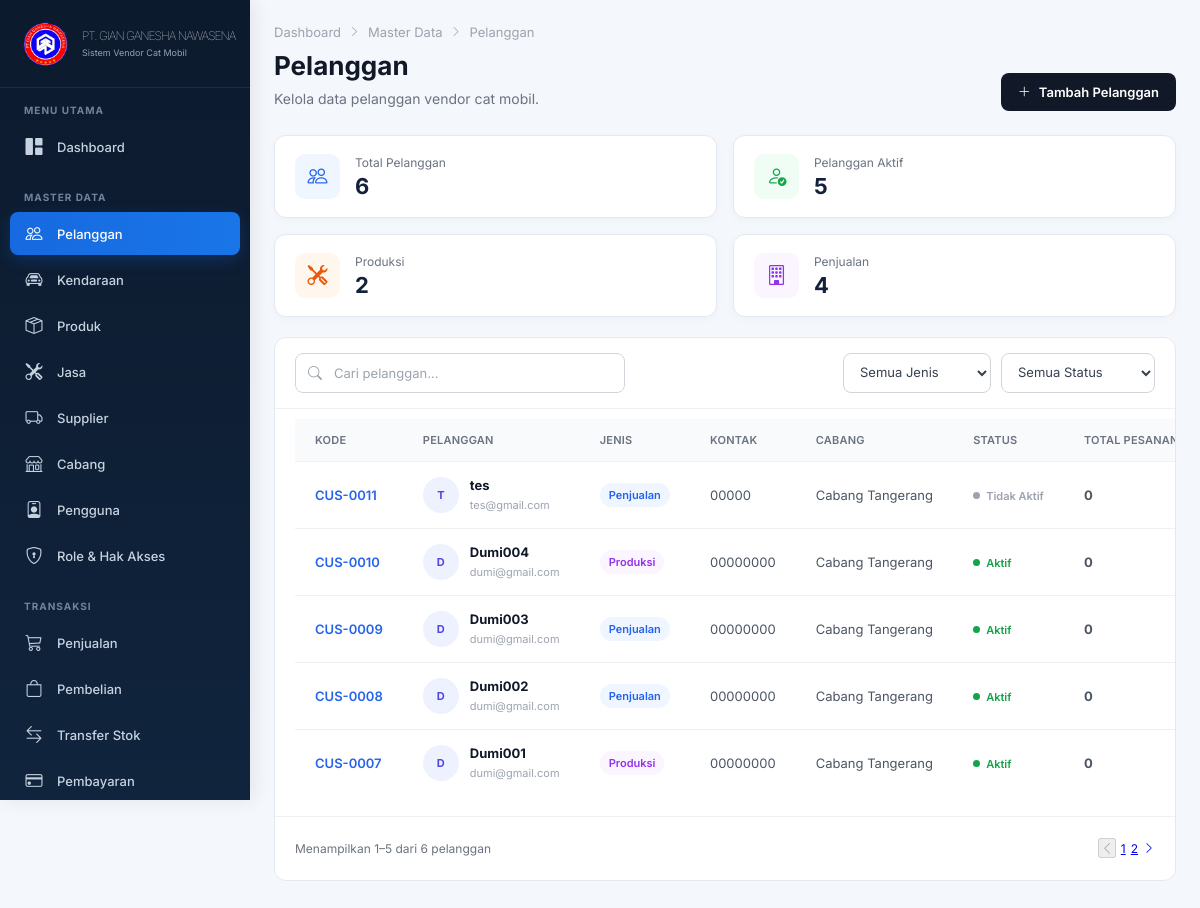
Page /admin/customers/index.php (signed in) on the committed database.
### tables this page shows
CREATE TABLE `customers` (
  `id` bigint UNSIGNED NOT NULL,
  `cabang_id` bigint UNSIGNED NOT NULL,
  `name` varchar(100) NOT NULL,
  `customer_type` enum('Penjualan','Produksi') NOT NULL DEFAULT 'Produksi',
  `phone` varchar(30) DEFAULT NULL,
  `email` varchar(150) DEFAULT NULL,
  `address` text,
  `created_at` timestamp NOT NULL DEFAULT CURRENT_TIMESTAMP,
  `status` enum('active','inactive') NOT NULL DEFAULT 'active'
);

CREATE TABLE `cabangs` (
  `id` bigint UNSIGNED NOT NULL,
  `code` varchar(20) NOT NULL,
  `name` varchar(100) NOT NULL,
  `address` text,
  `phone` varchar(30) DEFAULT NULL,
  `status` enum('active','inactive') NOT NULL DEFAULT 'active'
);

### admin/customers/index.php (the view, shortened to what the rows shown need)
<?php
require_once __DIR__ . '/../../config/config.php';
$perPage = 5;
$params = [];
$whereSQL = '';
$stmtTotal = $pdo->prepare("
    SELECT COUNT(*)
    FROM customers c
    LEFT JOIN cabangs cb ON cb.id = c.cabang_id
    $whereSQL
");
$stmtTotal->execute($params);
$totalCustomers = (int) $stmtTotal->fetchColumn();
$page = isset($_GET['page'])
    ? max(1, (int) $_GET['page'])
    : 1;
$totalPages = max(
    1,
    (int) ceil($totalCustomers / $perPage)
);
$page = min($page, $totalPages);
$offset = ($page - 1) * $perPage;
$stmtCustomers = $pdo->prepare("SELECT
        c.id,
        c.name,
        c.customer_type,
        c.phone,
        c.email,
        c.address,
        c.status,
        cb.name AS cabang_name,
        (
            SELECT COUNT(*)
            FROM orders o
            WHERE o.customer_id = c.id
            AND o.status <> 'cancelled'
        ) AS total_pesanan
    FROM customers c
    LEFT JOIN cabangs cb
        ON cb.id = c.cabang_id
    $whereSQL
    ORDER BY c.id DESC
    LIMIT :limit OFFSET :offset
");
$stmtCustomers->bindValue(
    ':limit',
    $perPage,
    PDO::PARAM_INT
);
$stmtCustomers->bindValue(
    ':offset',
    $offset,
    PDO::PARAM_INT
);
$stmtCustomers->execute();
$customers = $stmtCustomers->fetchAll(PDO::FETCH_ASSOC);
?>
<!DOCTYPE html>
<html lang="id">
<head>
    <link rel="stylesheet"
          href="https://cdn.jsdelivr.net/npm/bootstrap-icons@1.11.3/font/bootstrap-icons.min.css">
    <link rel="stylesheet" href="../../assets/css/admin.css">
    <link rel="stylesheet" href="style.css">
</head>
<body>
<main class="main">
    <div class="page-container">
        <div class="page-header">
            <div>
                <h1>Pelanggan</h1>
            </div>
        </div>
        <div class="content-card">
            <div class="table-wrapper">
                <table id="customerTable">
                    <thead>
                        <tr>
                            <th>Kode</th>
                            <th>Pelanggan</th>
                            <th>Jenis</th>
                            <th>Kontak</th>
                            <th>Cabang</th>
                            <th>Status</th>
                            <th>Total Pesanan</th>
                        </tr>
                    </thead>
                    <tbody id="customerTableBody">
                        <?php if (empty($customers)): ?>
                        <tr>
                            <td colspan="8" style="text-align: center; padding: 40px;">
                                Belum ada data pelanggan.
                            </td>
                        </tr>
                        <?php else: ?>
                            <?php foreach ($customers as $customer): ?>
                                <?php
                                $words = preg_split('/\s+/', trim($customer['name']));
                                $initials = '';
                                foreach (array_slice($words, 0, 2) as $word) {
                                    $initials .= strtoupper(substr($word, 0, 1));
                                }
                                $kodePelanggan = 'CUS-' . str_pad($customer['id'],4,'0',STR_PAD_LEFT);
                                $customerType = $customer['customer_type'] ?? '';
                                if ($customerType === 'Penjualan') {
                                    $badgeClass = 'badge-blue';
                                } else {
                                    $badgeClass = 'badge-purple';
                                }
                                $status = $customer['status'] ?? 'inactive';
                                if ($status === 'active') {
                                    $statusClass = 'active';
                                    $statusText = 'Aktif';
                                } else {
                                    $statusClass = 'inactive';
                                    $statusText = 'Tidak Aktif';
                                }
                                ?>
                                <tr
                                    data-type="<?= htmlspecialchars($customerType) ?>"
                                    data-status="<?= htmlspecialchars($status) ?>"
                                >
                                    <td>
                                        <span class="customer-code">
                                            <?= htmlspecialchars($kodePelanggan) ?>
                                        </span>
                                    </td>
                                    <td>
                                        <div class="customer-info">
                                            <div class="avatar">
                                                <?= htmlspecialchars($initials) ?>
                                            </div>
                                            <div>
                                                <strong><?= htmlspecialchars($customer['name']) ?></strong>
                                                <?php if (!empty($customer['email'])): ?>
                                                    <small><?= htmlspecialchars($customer['email']) ?></small>
                                                <?php endif; ?>
                                            </div>
                                        </div>
                                    </td>
                                    <td>
                                        <span class="badge <?= $badgeClass ?>">
                                            <?= htmlspecialchars($customerType) ?>
                                        </span>
                                    </td>
                                    <td>
                                        <?= htmlspecialchars($customer['phone'] ?? '-') ?>
                                    </td>
                                    <td>
                                        <?= htmlspecialchars($customer['cabang_name'] ?? '-') ?>
                                    </td>
                                    <td>
                                        <span class="status <?= $statusClass ?>">
                                            <?= $statusText ?>
                                        </span>
                                    </td>
                                    <td>
                                        <strong>
                                            <?= number_format((int)$customer['total_pesanan']) ?>
                                        </strong>
                                    </td>
                                </tr>
                            <?php endforeach; ?>
                        <?php endif; ?>
                    </tbody>
                </table>
            </div>
        </div>
    </div>
</body>
</html>

### rows in the picture
customers: id "CUS-0011", initials "T", name "tes", email "tes@gmail.com", customer_type "Penjualan", phone "00000", cabang.name "Cabang Tangerang", status "Tidak Aktif", total_pesanan "0"
customers: id "CUS-0010", initials "D", name "Dumi004", email "dumi@gmail.com", customer_type "Produksi", phone "00000000", cabang.name "Cabang Tangerang", status "Aktif", total_pesanan "0"
customers: id "CUS-0009", initials "D", name "Dumi003", email "dumi@gmail.com", customer_type "Penjualan", phone "00000000", cabang.name "Cabang Tangerang", status "Aktif", total_pesanan "0"
customers: id "CUS-0008", initials "D", name "Dumi002", email "dumi@gmail.com", customer_type "Penjualan", phone "00000000", cabang.name "Cabang Tangerang", status "Aktif", total_pesanan "0"
customers: id "CUS-0007", initials "D", name "Dumi001", email "dumi@gmail.com", customer_type "Produksi", phone "00000000", cabang.name "Cabang Tangerang", status "Aktif", total_pesanan "0"

### other values in the picture
$companyName "PT. GIAN GANESHA NAWASENA"
$companyTagline "Sistem Vendor Cat Mobil"
$totalPelanggan "6"
$totalPelangganActive "5"
$totalProduksi "2"
$totalPenjualan "4"
$startNumber "1"
$endNumber "5"
$totalCustomers "6"
